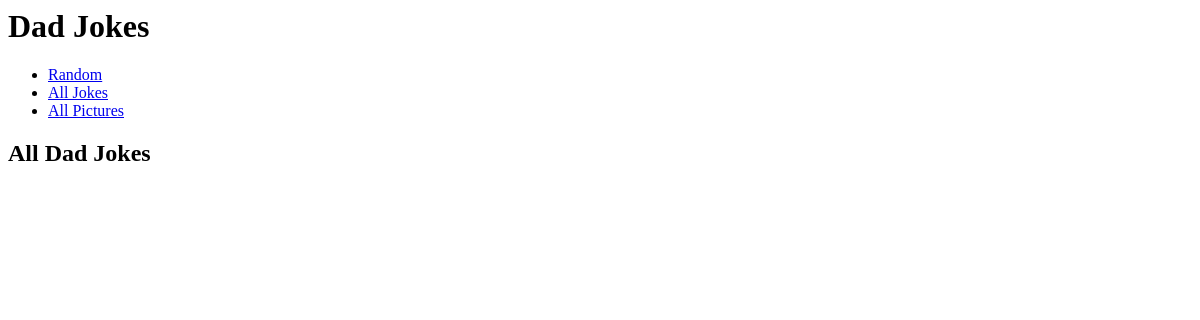
Page /dadjokes/jokes on the earlier database version.
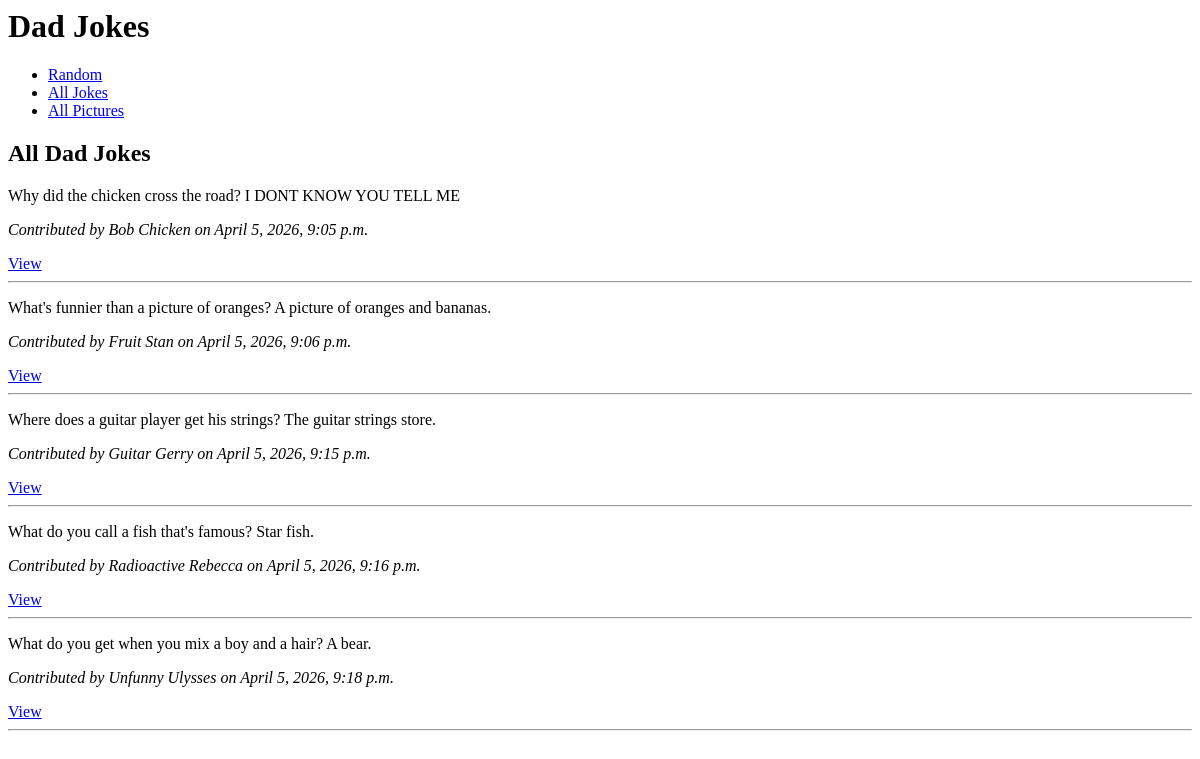
Same page on the later database version.
### dadjokes/models.py (models this page shows, shortened)
class Joke(models.Model):
    text = models.TextField()
    contributor = models.TextField()
    created = models.DateTimeField(auto_now_add=True)

### dadjokes/views.py (the view)
# urls.py: path('jokes', JokeListView.as_view(), name='dadjokes_jokes'),
class JokeListView(ListView):
    model = Joke
    template_name = 'dadjokes/jokes.html'
    context_object_name = 'jokes'

### dadjokes/templates/dadjokes/jokes.html
{% extends 'dadjokes/base.html' %}
{% block content %}
<h2>All Dad Jokes</h2>
{% for joke in jokes %}
<div>
    <p>{{ joke.text }}</p>
    <p><em>Contributed by {{ joke.contributor }} on {{ joke.created }}</em></p>
    <a href="{% url 'dadjokes_joke' joke.pk %}">View</a>
</div>
<hr>
{% endfor %}
{% endblock %}

Differences in the rows shown:
added Joke: text "Why did the chicken cross the road? I DONT KNOW YOU TELL ME", contributor "Bob Chicken", created "April 5, 2026, 9:05 p.m."
added Joke: text "What's funnier than a picture of oranges? A picture of oranges and bananas.", contributor "Fruit Stan", created "April 5, 2026, 9:06 p.m."
added Joke: text "Where does a guitar player get his strings? The guitar strings store.", contributor "Guitar Gerry", created "April 5, 2026, 9:15 p.m."
added Joke: text "What do you call a fish that's famous? Star fish.", contributor "Radioactive Rebecca", created "April 5, 2026, 9:16 p.m."
added Joke: text "What do you get when you mix a boy and a hair? A bear.", contributor "Unfunny Ulysses", created "April 5, 2026, 9:18 p.m."
